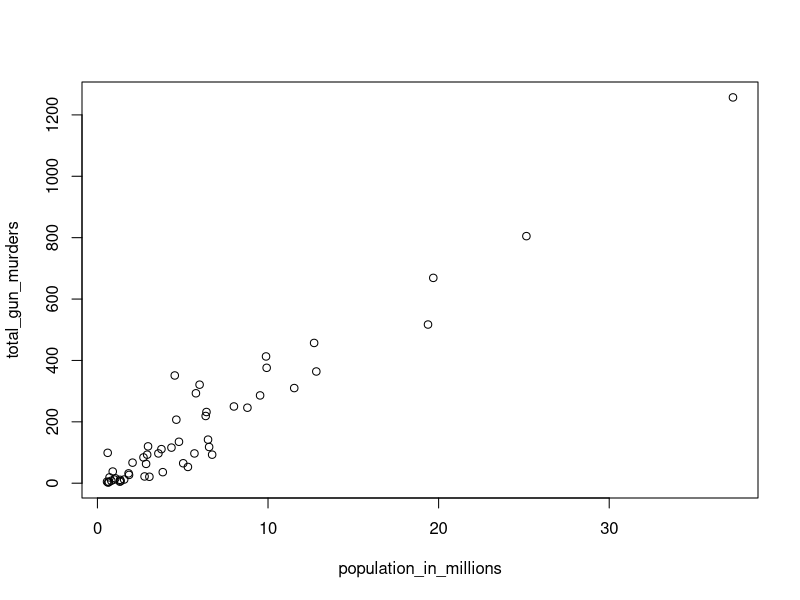

Reproduce this figure in R.
library(dslabs)
data(murders)
population_in_millions <- murders$population/10^6
total_gun_murders <- murders$total
plot(population_in_millions, total_gun_murders)

population_in_millions_log <- log10(population_in_millions)
total_gun_murders_log <- log10(total_gun_murders)
